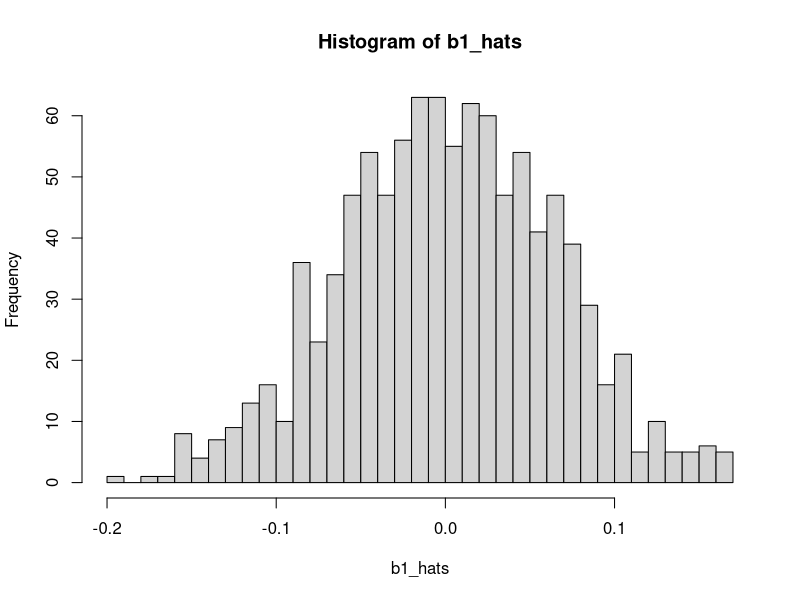

Source code (R):
### CODE FOR LECTURE #4 (not mandatory) ###
### JEB109 Econometrics I ###
### Institute of Economic Studies, Faculty of Social Sciences, Charles University ###

### SIMULATION OF AN OLS BIAS ###

rep<-1000 #number of repetitions of the simulation
n<-1000 #number of observations

#Set parameters
b0<-1
b1<-1
b2<- -2
rho<- 0.5 #set correlation between x1 and x2

#Simulate
b1_hats<-rep(NA,rep) #vector of NAs to fill with b1_hats
for(i in 1:rep){ #loop rep-times
  #Generate the model
  x1<-rnorm(n,0,10)
  u<-rnorm(n,0,10)
  x2<-sqrt(rho^2)*x1+sqrt(1-rho^2)*rnorm(n,0,10) #generate the correlated variable x2
  #x2<-rho*x1+sqrt(1-rho^2)*rnorm(n,0,10) #set this way for a negative rho 
  y<-b0+b1*x1+b2*x2+u #simulate the model with x1 and x2
  model<-lm(y~x1) #run the simple regression only (x2 omitted)
  b1_hats[i]<-coefficients(model)["x1"] #write the estimate into the vector
}

#Plot histogram
hist(b1_hats,breaks=33)